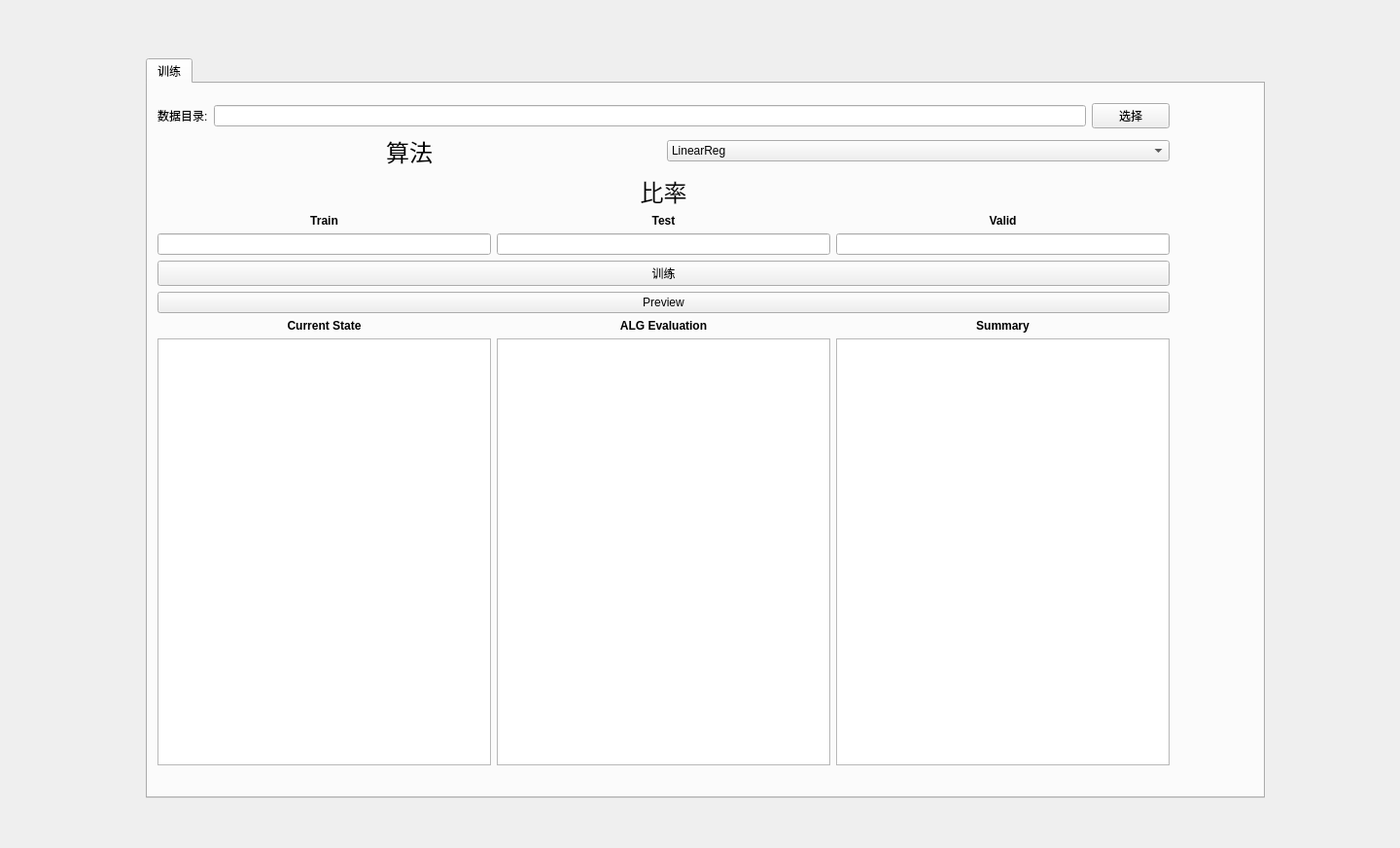
<?xml version="1.0" encoding="UTF-8"?>
<ui version="4.0">
 <class>Form</class>
 <widget class="QWidget" name="Form">
  <property name="geometry">
   <rect>
    <x>0</x>
    <y>0</y>
    <width>1440</width>
    <height>872</height>
   </rect>
  </property>
  <property name="windowTitle">
   <string>Form</string>
  </property>
  <widget class="QTabWidget" name="tabWidget">
   <property name="geometry">
    <rect>
     <x>150</x>
     <y>60</y>
     <width>1151</width>
     <height>761</height>
    </rect>
   </property>
   <property name="currentIndex">
    <number>0</number>
   </property>
   <widget class="QWidget" name="tab_train">
    <attribute name="title">
     <string>训练</string>
    </attribute>
    <widget class="QWidget" name="layoutWidget">
     <property name="geometry">
      <rect>
       <x>10</x>
       <y>20</y>
       <width>1041</width>
       <height>681</height>
      </rect>
     </property>
     <layout class="QVBoxLayout" name="verticalLayout_14">
      <item>
       <layout class="QVBoxLayout" name="verticalLayout_10">
        <item>
         <layout class="QVBoxLayout" name="verticalLayout_8">
          <item>
           <layout class="QHBoxLayout" name="horizontalLayout_5">
            <item>
             <widget class="QLabel" name="label_4">
              <property name="text">
               <string>数据目录:</string>
              </property>
             </widget>
            </item>
            <item>
             <widget class="QLineEdit" name="lineEdit_datasource"/>
            </item>
            <item>
             <widget class="QPushButton" name="pushButton_choose_source_data_dir">
              <property name="text">
               <string>选择</string>
              </property>
             </widget>
            </item>
           </layout>
          </item>
          <item>
           <layout class="QHBoxLayout" name="horizontalLayout_6"/>
          </item>
         </layout>
        </item>
        <item>
         <layout class="QHBoxLayout" name="horizontalLayout_12">
          <item>
           <widget class="QLabel" name="label_16">
            <property name="text">
             <string>&lt;html&gt;&lt;head/&gt;&lt;body&gt;&lt;p align=&quot;center&quot;&gt;&lt;span style=&quot; font-size:18pt;&quot;&gt;算法&lt;/span&gt;&lt;/p&gt;&lt;/body&gt;&lt;/html&gt;</string>
            </property>
           </widget>
          </item>
          <item>
           <widget class="QComboBox" name="comboBox_selected_model_train">
            <item>
             <property name="text">
              <string>LinearReg</string>
             </property>
            </item>
            <item>
             <property name="text">
              <string>Bayes</string>
             </property>
            </item>
           </widget>
          </item>
         </layout>
        </item>
        <item>
         <layout class="QVBoxLayout" name="verticalLayout_9">
          <item>
           <widget class="QLabel" name="label_5">
            <property name="text">
             <string>&lt;html&gt;&lt;head/&gt;&lt;body&gt;&lt;p align=&quot;center&quot;&gt;&lt;span style=&quot; font-size:18pt;&quot;&gt;比率&lt;/span&gt;&lt;/p&gt;&lt;/body&gt;&lt;/html&gt;</string>
            </property>
           </widget>
          </item>
          <item>
           <layout class="QHBoxLayout" name="horizontalLayout_7">
            <item>
             <layout class="QVBoxLayout" name="verticalLayout_5">
              <item>
               <widget class="QLabel" name="label_6">
                <property name="text">
                 <string>&lt;html&gt;&lt;head/&gt;&lt;body&gt;&lt;p align=&quot;center&quot;&gt;&lt;span style=&quot; font-weight:700;&quot;&gt;Train&lt;/span&gt;&lt;/p&gt;&lt;/body&gt;&lt;/html&gt;</string>
                </property>
               </widget>
              </item>
              <item>
               <widget class="QLineEdit" name="lineEdit_train_ratio"/>
              </item>
             </layout>
            </item>
            <item>
             <layout class="QVBoxLayout" name="verticalLayout_6">
              <item>
               <widget class="QLabel" name="label_7">
                <property name="text">
                 <string>&lt;html&gt;&lt;head/&gt;&lt;body&gt;&lt;p align=&quot;center&quot;&gt;&lt;span style=&quot; font-weight:700;&quot;&gt;Test&lt;/span&gt;&lt;/p&gt;&lt;/body&gt;&lt;/html&gt;</string>
                </property>
               </widget>
              </item>
              <item>
               <widget class="QLineEdit" name="lineEdit_test_ratio"/>
              </item>
             </layout>
            </item>
            <item>
             <layout class="QVBoxLayout" name="verticalLayout_7">
              <item>
               <widget class="QLabel" name="label_8">
                <property name="text">
                 <string>&lt;html&gt;&lt;head/&gt;&lt;body&gt;&lt;p align=&quot;center&quot;&gt;&lt;span style=&quot; font-weight:700;&quot;&gt;Valid&lt;/span&gt;&lt;/p&gt;&lt;/body&gt;&lt;/html&gt;</string>
                </property>
               </widget>
              </item>
              <item>
               <widget class="QLineEdit" name="lineEdit_valid_ratio"/>
              </item>
             </layout>
            </item>
           </layout>
          </item>
         </layout>
        </item>
        <item>
         <widget class="QPushButton" name="pushButton_model_train">
          <property name="text">
           <string>训练</string>
          </property>
         </widget>
        </item>
       </layout>
      </item>
      <item>
       <widget class="QPushButton" name="pushButton_dataset_preview">
        <property name="text">
         <string>Preview</string>
        </property>
       </widget>
      </item>
      <item>
       <layout class="QHBoxLayout" name="horizontalLayout_8">
        <item>
         <layout class="QVBoxLayout" name="verticalLayout_12">
          <item>
           <widget class="QLabel" name="label_11">
            <property name="text">
             <string>&lt;html&gt;&lt;head/&gt;&lt;body&gt;&lt;p align=&quot;center&quot;&gt;&lt;span style=&quot; font-weight:700;&quot;&gt;Current State&lt;/span&gt;&lt;/p&gt;&lt;/body&gt;&lt;/html&gt;</string>
            </property>
           </widget>
          </item>
          <item>
           <widget class="QListWidget" name="listWidget_train_state"/>
          </item>
         </layout>
        </item>
        <item>
         <layout class="QVBoxLayout" name="verticalLayout_13">
          <item>
           <widget class="QLabel" name="label_12">
            <property name="text">
             <string>&lt;html&gt;&lt;head/&gt;&lt;body&gt;&lt;p align=&quot;center&quot;&gt;&lt;span style=&quot; font-weight:700;&quot;&gt;ALG Evaluation&lt;/span&gt;&lt;/p&gt;&lt;/body&gt;&lt;/html&gt;</string>
            </property>
           </widget>
          </item>
          <item>
           <widget class="QListWidget" name="listWidget_model_evaluation"/>
          </item>
         </layout>
        </item>
        <item>
         <layout class="QVBoxLayout" name="verticalLayout_11">
          <item>
           <widget class="QLabel" name="label_10">
            <property name="text">
             <string>&lt;html&gt;&lt;head/&gt;&lt;body&gt;&lt;p align=&quot;center&quot;&gt;&lt;span style=&quot; font-weight:700;&quot;&gt;Summary&lt;/span&gt;&lt;/p&gt;&lt;/body&gt;&lt;/html&gt;</string>
            </property>
           </widget>
          </item>
          <item>
           <widget class="QListWidget" name="listWidget_model_summary"/>
          </item>
         </layout>
        </item>
       </layout>
      </item>
     </layout>
    </widget>
   </widget>
  </widget>
 </widget>
 <resources/>
 <connections/>
</ui>
